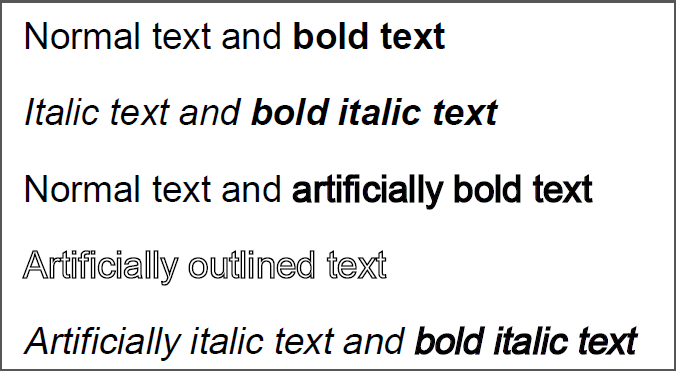
#> input picture Text Extraction Flask App/sample_data/img.png, 676 x 371 px, found by its file name
$ jupyter execute --allow-errors Optical_Character_Recognition_using_Image.ipynb   (shell and % lines are left out)
#> lines starting #> are read from the running program, lines starting #| are printed output that depends on the picture; after the words box and inside, x2 and y2 are one past the last pixel; in counts of white or black regions, pixels touching at a corner belong together
In this project, we will be working on extracting text from images. After extracting the text we will apply some basic functions of OpenCV on that text to enhance it and to get more accurate results. This project will be very useful as it will save time and effort of typing from an image.

We will importing request library for fetching the url for git files and images.

[cell 1]
#import requests to install tesseract
import requests

We will now download tesseract which is required for pytesseract library to run and save the file at the path in open() function.

#> (a cell that did not finish here is left out)

In this step we will install the required libraries for ocr and we will also import IPython fucntions to clear the undesired.

[cell 3]
# Installing libraries required for optical character recognition

# Importing IPython to clear output which is not important
from IPython.display import HTML, clear_output
clear_output()

Now we will install pytesseract and opencv libraries.

[cell 4]
# Installing pytesseract and opencv
clear_output()

[cell 5]
# Import libraries
from PIL import Image
import pytesseract
import cv2
import numpy as np
from pytesseract import Output
import re

In this step we will, open an image resize it and then again save it for further use and visualize it.

[cell 6]
import matplotlib.pyplot as plt

[cell 7]
# # Reading image form url
# image = Image.open('/content/new.png')
# image = image.resize((300,150))
# image.save('sample.png')
# image

image = cv2.imread('/content/pbIdS.png')

# #image.save('sample.png')
plt.imshow(image)
#> (this line was passed over: IPython is not available in this run)

Here we will be extracting the text from image with custom configuration.

[cell 8]
# Simply extracting text from image
custom_config = r'-l eng --oem 3 --psm 6'
#> (the rest of this cell did not finish here and is left out)

Now we will remove unwanted symbols from the text we extracted by replacing the symbol with an empty string.

#> (a cell that did not finish here is left out)

In above cell, we are reading the image into opencv format to process it further. This is required when we need to extract the text from complex images.

[cell 10]
# Now we will perform opencv operations to get text from complex images
image = cv2.imread('img.png')
#> image is the input picture: shape (371, 676, 3); mean B, G, R 230.1, 229.9, 229.9

Converting the images to grayscale so that it becomes less complex to process as it will have only two values 0 and 1. cv2.cvtColor() method is used to convert an image from one color space to another. There are more than 150 color-space conversion methods available in OpenCV.

[cell 11]
# get grayscale image
def get_grayscale(image):
    return cv2.cvtColor(image, cv2.COLOR_BGR2GRAY)
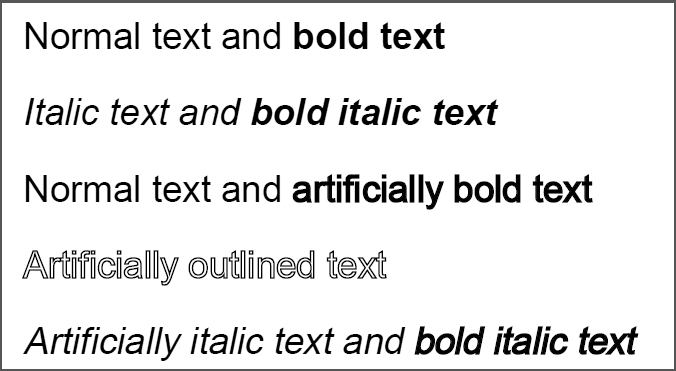
#> returned value: shape (371, 676); min 0, max 255, mean 229.9
gray = get_grayscale(image)
Image.fromarray(gray)

Now we will blur the image so that we can remove the noise from the image. Here, the function cv2.medianBlur() computes the median of all the pixels under the kernel window and the central pixel is replaced with this median value. This is highly effective in removing noise.

[cell 12]
# noise removal
def remove_noise(image):
    return cv2.medianBlur(image,5)
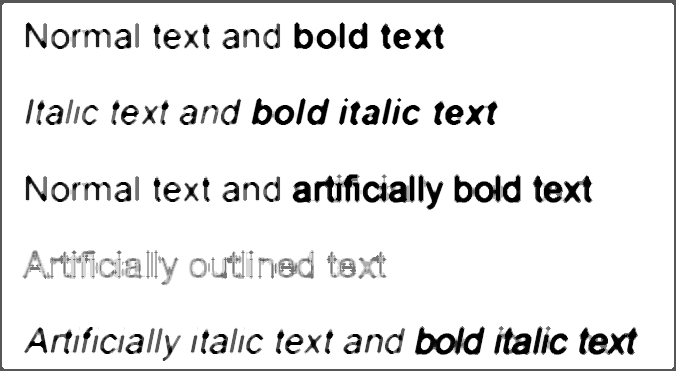
#> returned value: shape (371, 676); min 0, max 255, mean 232.8
noise = remove_noise(gray)
Image.fromarray(gray)

We will perform threshold transformation here.
cv2. If pixel value is greater than a threshold value, it is assigned one value (may be white), else it is assigned another value (may be black). The function used is cv2.threshold. First argument is the source image, which should be a grayscale image.

[cell 13]
#thresholding
def thresholding(image):
    return cv2.threshold(image, 0, 255, cv2.THRESH_BINARY + cv2.THRESH_OTSU)[1]
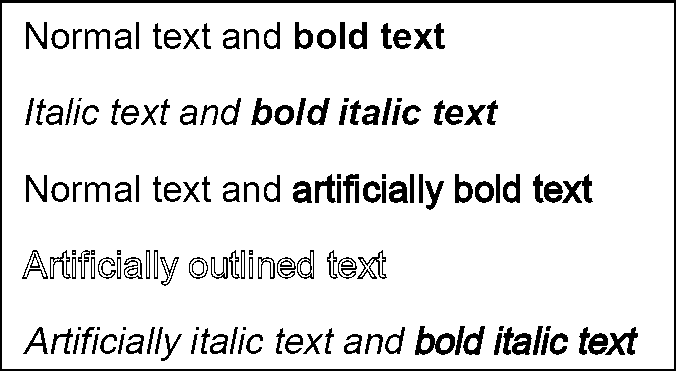
#> returned value: shape (371, 676); 89.3% white; 159 black regions (12 under 20 px), largest, box (x1, y1, x2, y2) and area: (0, 0, 676, 371) 4844, (415, 326, 455, 355) 526, (562, 174, 593, 203) 389
thresh = thresholding(gray)
Image.fromarray(thresh)

Here we are doing erode transformation.
cv2.erode() method is used to perform erosion on the image. The basic idea of erosion is just like soil erosion only, it erodes away the boundaries of foreground object (Always try to keep foreground in white). It is normally performed on binary images. It needs two inputs, one is our original image, second one is called structuring element or kernel which decides the nature of operation.

[cell 14]
#erosion
def erode(image):
    kernel = np.ones((5,5),np.uint8)
    return cv2.erode(image, kernel, iterations = 1)
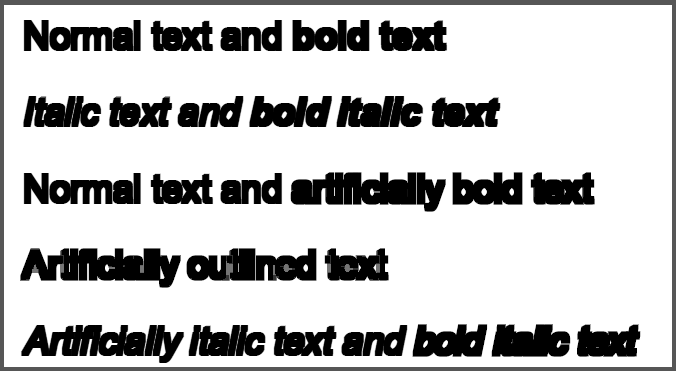
#> returned value: shape (371, 676); min 0, max 255, mean 195.3
erode = erode(gray)
Image.fromarray(erode)

Here we will perform morphological trandformation. It is useful in opening small holes inside the foreground objects, or small white points on the object.

[cell 15]
#Morphology
def opening(image):
    kernel = np.ones((5,5),np.uint8)
    return cv2.morphologyEx(image, cv2.MORPH_OPEN, kernel)
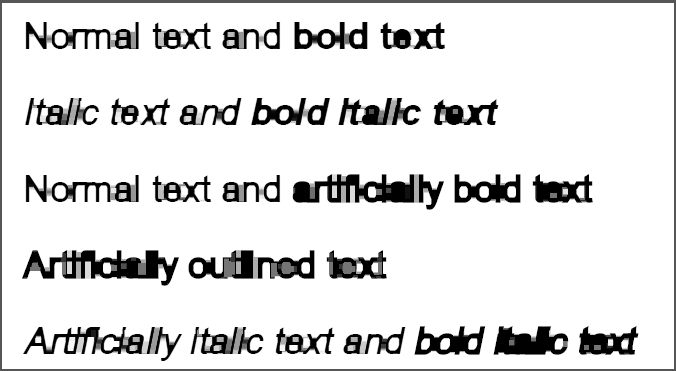
#> returned value: shape (371, 676); min 0, max 255, mean 222.6
opening = opening(gray)
Image.fromarray(opening)

Canny transformation is used to detect egdes in the image.

[cell 16]
#canny edge detection
def canny(image):
    return cv2.Canny(image, 100, 200)
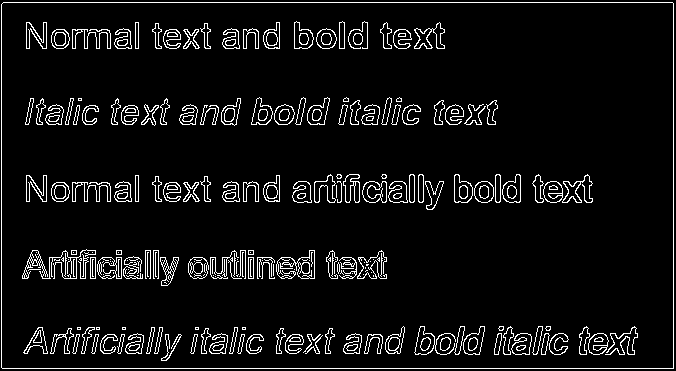
#> returned value: shape (371, 676); 6.5% white in thin lines or dots
canny = canny(gray)
Image.fromarray(canny)

Now we will apply deskewing on the image. Deskewing is a process whereby skew is removed by rotating an image by the same amount as its skew but in the opposite direction. This results in a horizontally and vertically aligned image where the text runs across the page rather than at an angle.

[cell 17]
#skew correction
def deskew(image):
    coords = np.column_stack(np.where(image > 0))
#> coords = 238141 pairs, first value 0 to 370, second value 0 to 675
    angle = cv2.minAreaRect(coords)[-1]
#> angle = -90
    if angle < -45:
        angle = -(90 + angle)
#> angle = 0
    else:
        angle = -angle
    (h, w) = image.shape[:2]
#> h = 371; w = 676
    center = (w // 2, h // 2)
#> center = (338, 185)
    M = cv2.getRotationMatrix2D(center, angle, 1.0)
#> M = [[1, 0, 0], [0, 1, 0]]
    rotated = cv2.warpAffine(image, M, (w, h), flags=cv2.INTER_CUBIC, borderMode=cv2.BORDER_REPLICATE)
    return rotated
rotated = deskew(gray)
Image.fromarray(rotated)

Here we are trying to match the image. As we are passing same image for matching we got the similarity of 99.99%. Here, template matching is a method for searching and finding the location of a template image in a larger image. OpenCV comes with a function cv2.matchTemplate() for this purpose. It simply slides the template image over the input image (as in 2D convolution) and compares the template and patch of input image under the template image.

[cell 18]
#template matching
def match_template(image, template):
    return cv2.matchTemplate(image, template, cv2.TM_CCOEFF_NORMED)
match = match_template(gray, gray)
#> match = [1]
match
#> Out = [1]

Now we will segregate every character in the text by creating a rectangle around it.

[cell 19]
# Drawing rectangle around text
img = cv2.imread('img.png')
h, w, c = img.shape
#> h = 371; w = 676; c = 3
#> (the rest of this cell did not finish here and is left out)
